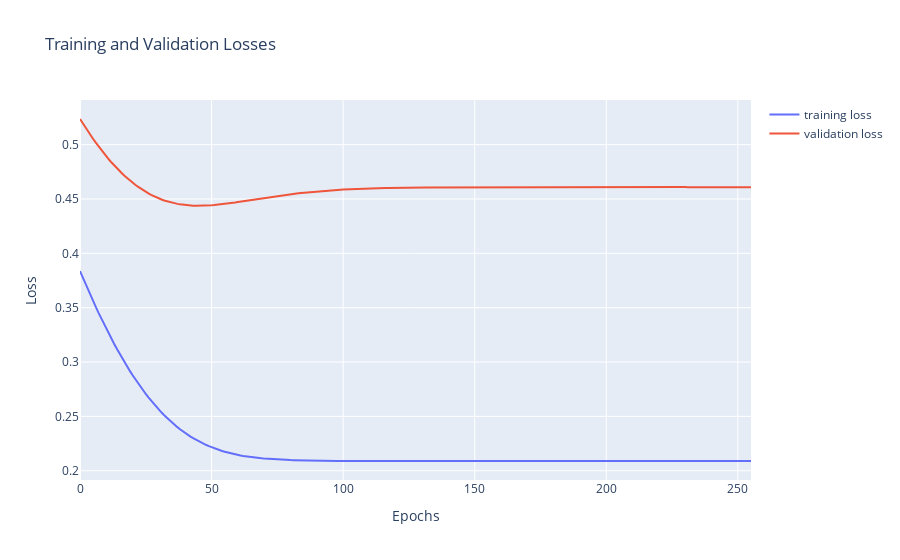

The code cell stored with this chart in its notebook:
### Code cell
fig = go.Figure()
fig.add_trace(go.Scatter(x=list(range(num_epochs)), y=train_losses,
                    mode='lines',
                    name='training loss'))
fig.add_trace(go.Scatter(x=list(range(num_epochs)), y=val_losses,
                    mode='lines',
                    name='validation loss'))

fig.update_layout(title='Training and Validation Losses',
                   xaxis_title='Epochs',
                   yaxis_title='Loss')
fig.show()

### Figure 1 — Plotly figure (JSON) as saved in the notebook; plotly's stock layout.template omitted (floating-point values rounded to 4 significant figures; data arrays with more than 128 entries replaced by an {"elided": "..."} marker saying what was removed)
{"data": [{"mode": "lines", "name": "training loss", "type": "scatter", "x": {"elided": "256 int values"}, "y": {"elided": "256 float values"}}, {"mode": "lines", "name": "validation loss", "type": "scatter", "x": {"elided": "256 int values"}, "y": {"elided": "256 float values"}}], "layout": {"title": {"text": "Training and Validation Losses"}, "xaxis": {"title": {"text": "Epochs"}}, "yaxis": {"title": {"text": "Loss"}}}}
